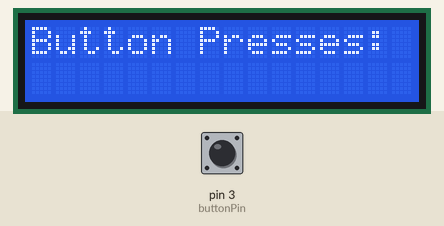
Recording of a sketch running on a simulated Arduino Uno, built with avr-gcc and run on an emulated ATmega328P. On the bench: 16×2 character LCD. The inputs (shaded band) are chosen by the test bench; at power-on: pin 3 (buttonPin) LOW. What the sketch prints to the serial monitor is not drawn.

Above: at 1.2 s.
1.3 s: pin 3 (buttonPin) pulled HIGH for 0.15 s
At 2.5 s:
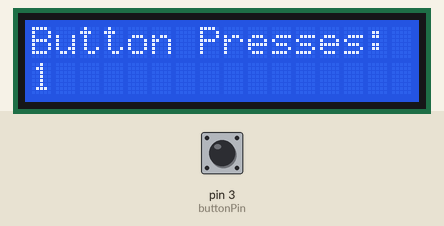
2.9 s: pin 3 (buttonPin) pulled HIGH for 1 s
At 3.7 s:
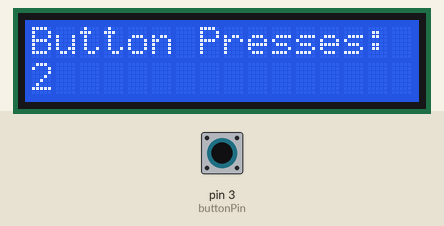
5.4 s: pin 3 (buttonPin) pulled HIGH for 0.15 s
At 6.6 s:
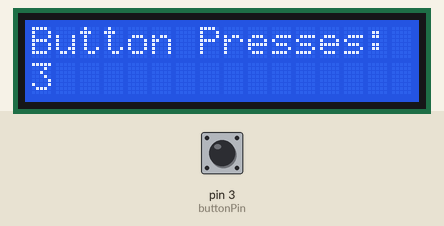
7.0 s: pin 3 (buttonPin) pulled HIGH for 1 s
At 8.0 s:
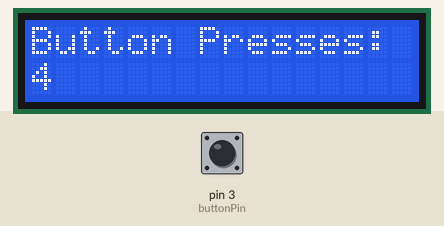
Timing chart, 0 to 7.9 s (numbered marks = the images above; inputs shaded):
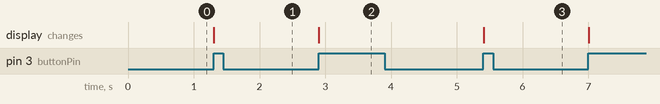

The sketch:

LCD_Backpack.ino
```cpp
#include <Wire.h>
#include <LiquidCrystal_I2C.h>
LiquidCrystal_I2C lcd(0x27, 16, 2);
int buttonPin = 3; //arduino pin connected to button
int buttonState = 0;
int counter = 0;
int previousbuttonState = 0;


void setup()
{
	lcd.init();
	lcd.backlight();
	pinMode(buttonPin, INPUT);
	lcd.print("Button Presses:"); //What the lcd displays on the first line
	Serial.begin(9600);


}

void loop()
{
	buttonState = digitalRead(buttonPin); //Reads if button is being pushed
	lcd.setCursor(0, 1); // set the cursor to column 0, line 1
  	//lcd.print(millis() / 1000);   // print the number of seconds since reset:

  	if (buttonState == HIGH && previousbuttonState == LOW) //So it knows when to count
  	{
  		counter +=1; //counter goes up by one
  		lcd.print(counter); //lcd displays the counter
  	}
  	previousbuttonState = buttonState;

    //else statement not needed

  	Serial.print("");
  	Serial.println(counter); //Serial monitor prints the counter
  }
```

Measured:
- after the input at 1.3 s, the display: changes at once (image 1)
- after the input at 2.9 s, the display: changes at once (image 2)
- after the input at 5.4 s, the display: changes at once (image 3)
